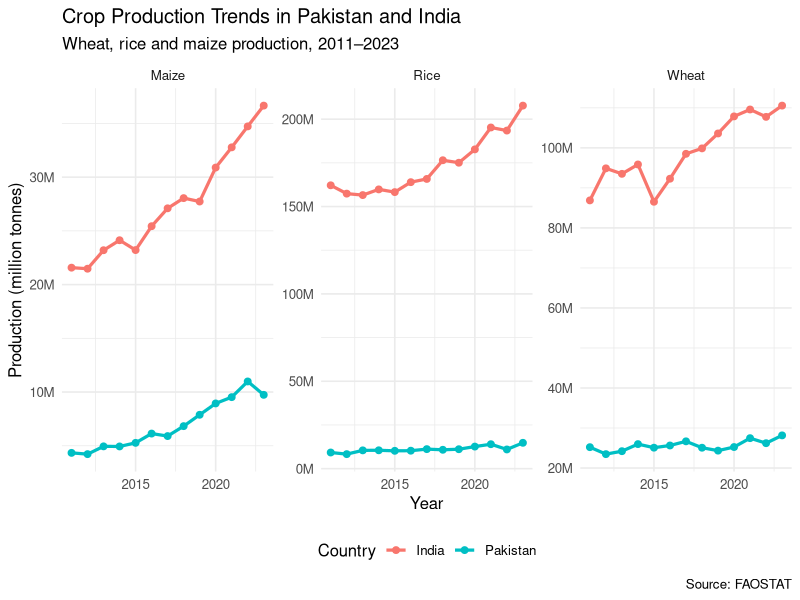

R code for this plot:
## ---- chunk 1
library(tidyverse)
install.packages("ggplot2")
library(ggplot2)
library(scales)
## ---- chunk 2
agri_data <- read.csv(
  "data/agriculture.csv",
  fileEncoding = "UTF-8-BOM"
)
## ---- chunk 3
library(dplyr)
library(tidyr)

crop_data <- agri_data %>%
  filter(
    Area %in% c("Pakistan", "India"),
    Item %in% c("Wheat", "Rice", "Maize (corn)"),
    Element %in% c("Area harvested", "Yield", "Production"),
    !is.na(Value)
  ) %>%
  mutate(
    Item = recode(Item, "Maize (corn)" = "Maize")
  ) %>%
  select(Area, Item, Year, Element, Value) %>%
  pivot_wider(
    names_from = Element,
    values_from = Value
  ) %>%
  rename(
    country = Area,
    crop = Item,
    year = Year,
    area_ha = `Area harvested`,
    yield_kg_ha = Yield,
    production_t = Production
  ) %>%
  arrange(country, crop, year)
## ---- chunk 4
head(agri_data)
str(agri_data)
dim(agri_data)
names(agri_data)
## ---- chunk 5
head(crop_data)
dim(crop_data)

crop_data %>%
  count(country, crop)
## ---- chunk 6
library(ggplot2)
library(scales)

ggplot(
  crop_data,
  aes(x = year, y = production_t, color = country)
) +
  geom_line(linewidth = 1.1) +
  geom_point(size = 2) +
  facet_wrap(~ crop, scales = "free_y") +
  scale_y_continuous(
    labels = label_number(scale = 1e-6, suffix = "M")
  ) +
  labs(
    title = "Crop Production Trends in Pakistan and India",
    subtitle = "Wheat, rice and maize production, 2011–2023",
    x = "Year",
    y = "Production (million tonnes)",
    color = "Country",
    caption = "Source: FAOSTAT"
  ) +
  theme_minimal(base_size = 12) +
  theme(legend.position = "bottom")
## ---- chunk 7
library(dplyr)
library(ggplot2)
indexed_data <- crop_data %>% group_by(country, crop) %>% mutate(production_2011 = production_t[year == 2011][1], production_index = (production_t / production_2011) * 100
) %>%
    ungroup()
indexed_data %>%
  filter(year == 2011) %>%
  select(country, crop, year, production_index)
